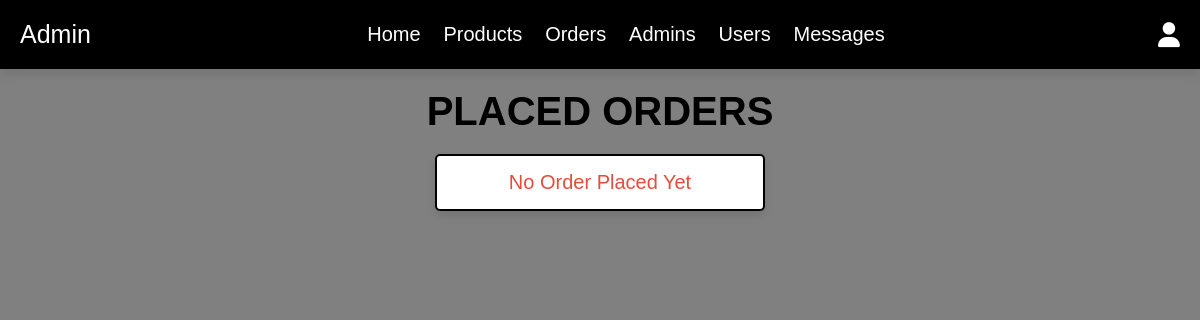
Before: /admin/placed_orders.php (signed in) with the older database file.
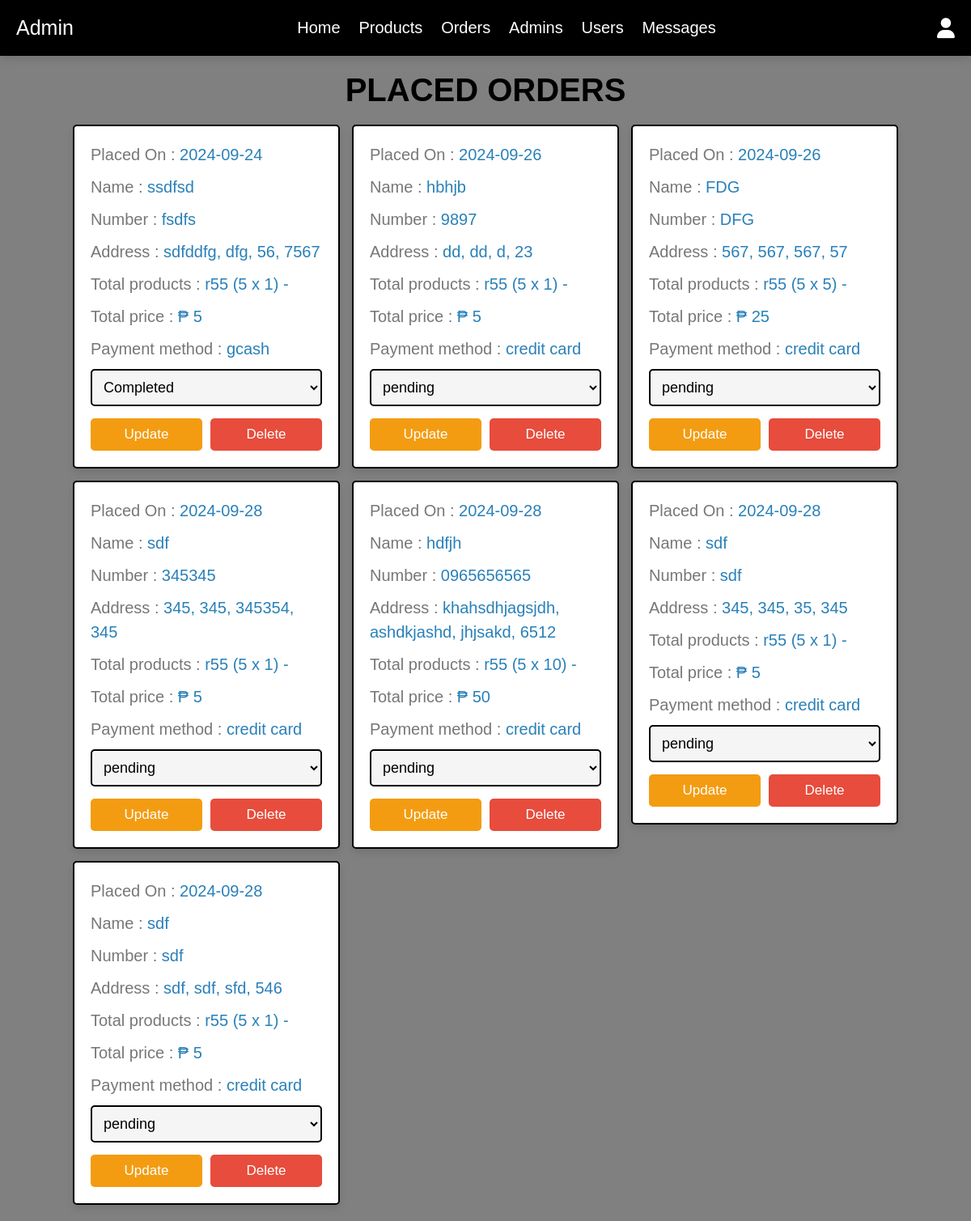
After: the same page with the newer database file.
### tables this page shows
CREATE TABLE `orders` (
  `id` int NOT NULL AUTO_INCREMENT,
  `user_id` int NOT NULL,
  `name` varchar(20) NOT NULL,
  `number` varchar(10) NOT NULL,
  `email` varchar(50) NOT NULL,
  `method` varchar(50) NOT NULL,
  `address` varchar(500) NOT NULL,
  `total_products` varchar(1000) NOT NULL,
  `total_price` int NOT NULL,
  `placed_on` date NOT NULL DEFAULT (cast(now() as date)),
  `payment_status` varchar(20) NOT NULL DEFAULT 'pending',
  PRIMARY KEY (`id`)
);

### admin/placed_orders.php (the view, shortened to what this page needs)
<?php
include '../components/connect.php';
?>
<!DOCTYPE html>
<html lang="en">
<head>
   <link rel="stylesheet" href="https://cdnjs.cloudflare.com/ajax/libs/font-awesome/6.1.1/css/all.min.css">
   <link rel="stylesheet" href="../css/admin_style.css">
</head>
<body>
<?php include '../components/admin_header.php'; ?>
<section class="orders">
<h1 class="heading">Placed Orders</h1>
<div class="box-container">
   <?php
      $select_orders = $conn->prepare("SELECT * FROM `orders`");
      $select_orders->execute();
      if($select_orders->rowCount() > 0){
         while($fetch_orders = $select_orders->fetch(PDO::FETCH_ASSOC)){
   ?>
   <div class="box">
      <p> Placed On : <span><?= $fetch_orders['placed_on']; ?></span> </p>
      <p> Name : <span><?= $fetch_orders['name']; ?></span> </p>
      <p> Number : <span><?= $fetch_orders['number']; ?></span> </p>
      <p> Address : <span><?= $fetch_orders['address']; ?></span> </p>
      <p> Total products : <span><?= $fetch_orders['total_products']; ?></span> </p>
      <p> Total price : <span>₱ <?= $fetch_orders['total_price']; ?></span> </p>
      <p> Payment method : <span><?= $fetch_orders['method']; ?></span> </p>
      <form action="" method="post">
         <select name="payment_status" class="select">
            <option selected disabled><?= $fetch_orders['payment_status']; ?></option>
         </select>
        <div class="flex-btn">
         <input type="submit" value="update" class="option-btn" name="update_payment">
         <a href="placed_orders.php?delete=<?= $fetch_orders['id']; ?>" class="delete-btn" onclick="return confirm('Delete this Order?');">Delete</a>
        </div>
      </form>
   </div>
   <?php
         }
      }else{
         echo '<p class="empty">No Order Placed Yet</p>';
      }
   ?>
</div>
</section>
</body>
</html>

Changed rows visible on the page:
added orders: placed_on "2024-09-24", name "ssdfsd", number "fsdfs", address "sdfddfg, dfg, 56, 7567", total_products "r55 (5 x 1) -", total_price "5", method "gcash", payment_status "Completed"
added orders: placed_on "2024-09-26", name "hbhjb", number "9897", address "dd, dd, d, 23", total_products "r55 (5 x 1) -", total_price "5", method "credit card", payment_status "pending"
added orders: placed_on "2024-09-26", name "FDG", number "DFG", address "567, 567, 567, 57", total_products "r55 (5 x 5) -", total_price "25", method "credit card", payment_status "pending"
added orders: placed_on "2024-09-28", name "sdf", number "345345", address "345, 345, 345354, 345", total_products "r55 (5 x 1) -", total_price "5", method "credit card", payment_status "pending"
added orders: placed_on "2024-09-28", name "hdfjh", number "0965656565", address "khahsdhjagsjdh, ashdkjashd, jhjsakd, 6512", total_products "r55 (5 x 10) -", total_price "50", method "credit card", payment_status "pending"
added orders: placed_on "2024-09-28", name "sdf", number "sdf", address "345, 345, 35, 345", total_products "r55 (5 x 1) -", total_price "5", method "credit card", payment_status "pending"
added orders: placed_on "2024-09-28", name "sdf", number "sdf", address "sdf, sdf, sfd, 546", total_products "r55 (5 x 1) -", total_price "5", method "credit card", payment_status "pending"
Other visible differences:
text no longer shown: "No Order Placed Yet"
